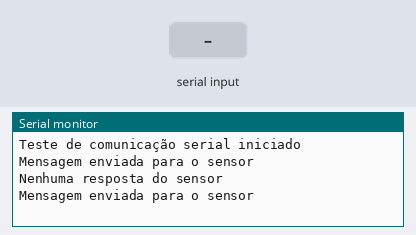
The sketch below on a simulated ESP32. On the bench: the last lines printed to the serial monitor. The test bench sets the inputs (shaded band).

Above: at 2.2 s.
2.3 s: "1" received over the second serial link
At 5.1 s:
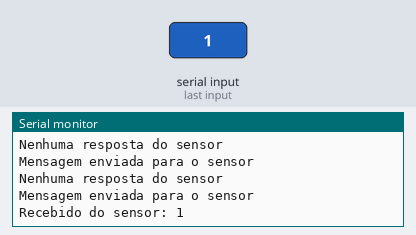
5.8 s: "0" received over the second serial link
7.3 s: "2" received over the second serial link
At 9.1 s:
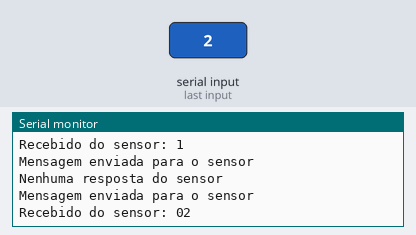

The sketch:

testeComunicacaoFingerprint.ino
```cpp
HardwareSerial mySerial(2); // Utilize UART2 (GPIO16 para RX e GPIO17 para TX)

void setup() {
  Serial.begin(115200); // Comunicação serial com o computador
  mySerial.begin(57600, SERIAL_8N1, 16, 17); // Comunicação serial com o sensor biométrico

  Serial.println("Teste de comunicação serial iniciado");
  delay(1000); // Tempo para inicialização do sensor
}

void loop() {
  // Enviar dados para o sensor
  mySerial.println("Teste de comunicação");
  Serial.println("Mensagem enviada para o sensor");

  delay(100); // Atraso para garantir que o sensor tenha tempo de processar e responder

  // Verificar se há dados recebidos do sensor
  if (mySerial.available()) {
    String data = mySerial.readString();
    Serial.print("Recebido do sensor: ");
    Serial.println(data);
  } else {
    Serial.println("Nenhuma resposta do sensor");
  }

  delay(1000); // Atraso para facilitar a leitura dos dados
}
```

Measured:
- after the input at 2.3 s, the serial monitor: prints a new line after 2.0 s (image 1)
- after the input at 7.3 s, the serial monitor: prints a new line after 1.0 s (image 2)
